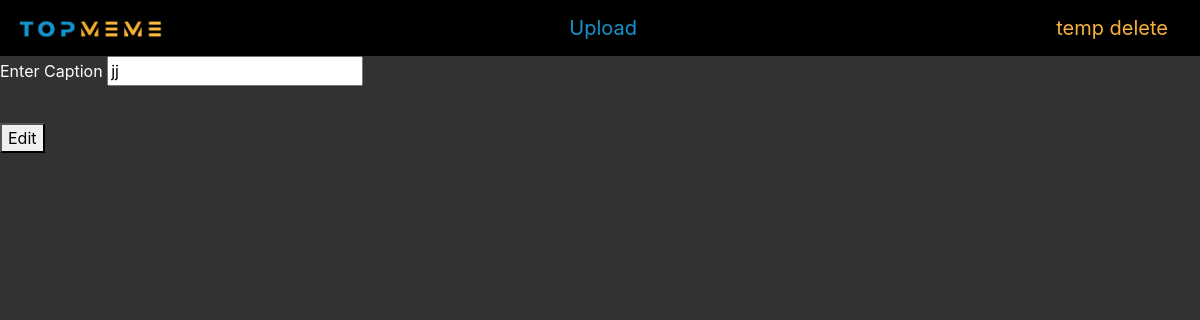
The page /edit.php?editPost=5 on the database as committed earlier.
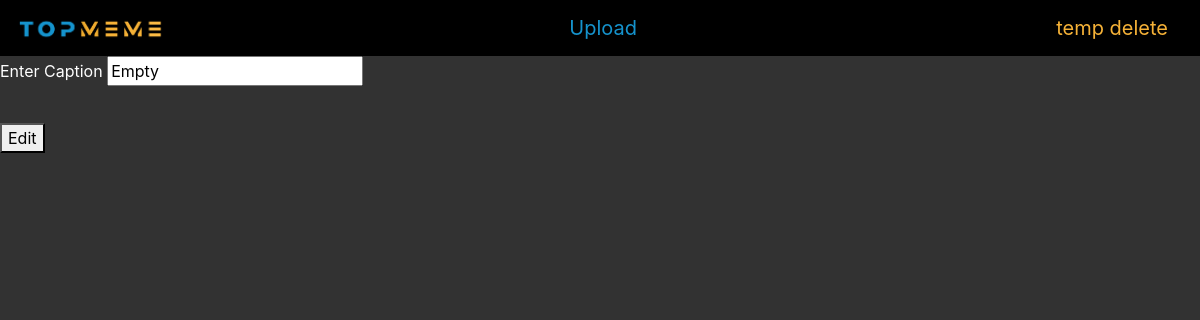
The same page on the database as committed later.
### tables this page shows
CREATE TABLE posts
(
	id integer not null
		constraint posts_pk
			primary key autoincrement
, caption varchar, img varchar);

### db.php (called while the page is built, shortened)
<?php
function connect(){
    try{
        $dsn = "sqlite:".__DIR__."/db.sqlite";
        $db = new PDO($dsn);
        $db->setAttribute(PDO::ATTR_ERRMODE,PDO::ERRMODE_EXCEPTION);
        $db->setAttribute(PDO::ATTR_DEFAULT_FETCH_MODE, PDO::FETCH_ASSOC);
        return $db;
    } catch (PDOException $e){
        echo $e->errorInfo;
        exit();
    }
}
function runQuery($query){
    $db = connect();
    $stmt = $db->prepare($query);
    $stmt->execute();
    $result = $stmt->fetchAll();
    return $result;
}
function getPost($id)
{
    $query = "SELECT * FROM posts WHERE id='$id'";
    $success = runQuery($query);
    return $success;
}

### edit.php (the view, shortened to what this page needs)
<?php
require "db.php";
$post = getPost($_GET["editPost"]);
?>
<!doctype html>
<html lang="en">
<head>
    <link rel="stylesheet" href="stylesheets/main.css">
    <link rel="stylesheet" href="https://stackpath.bootstrapcdn.com/bootstrap/4.4.1/css/bootstrap.min.css">
</head>
<body>
<nav class="navbar navbar-light bg-black">
    <a href="home"><img src="./Assets/topMeme-logo.jpg" width="150" height="28" class="d-inline-block align-top" alt="site-logo"></a>
    <a class="navbar-brand" id ="nav-text" href="newPost">Upload</a>
    <a class="navbar-brand" id ="nav-text-2" href="delete">temp delete</a>
</nav>
<form action="update.php?updatePost=<?= $_GET['editPost'] ?>" method="post" enctype="multipart/form-data">
    <div class="form-group">
        <label for="caption"><p>Enter Caption</p></label>
        <input type="text" name="caption" id="caption" value="<?= $post[0]['caption'] ?>">
    </div>
    <button id="submit-btn" type="submit">Edit</button>
</form>
</body>
</html>

Rows that differ between the two databases and show on the page:
changed posts: caption "jj" → "Empty"
